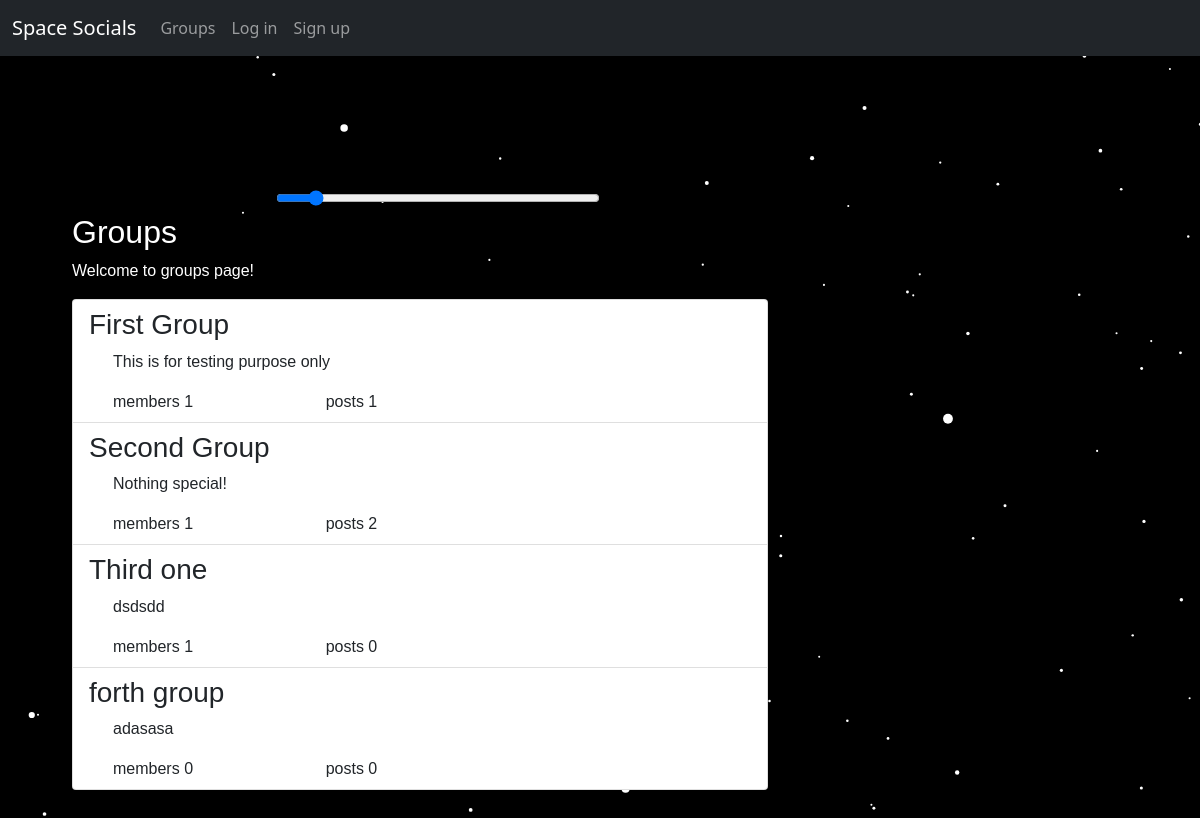
The app's page /groups/ with its own data.
### groups/models.py (models this page shows, shortened)
class Group(models.Model):
    name = models.CharField(max_length=30,unique=True)
    slug = models.SlugField(allow_unicode=True,unique=True,default='')         #url generated out of group name
    description = models.CharField(max_length=264,blank=True,default='')
    description_html = models.TextField(editable=False,default='',blank=True)
    members = models.ManyToManyField(User,through='GroupMember')

### groups/views.py (the view)
# urls.py: path('',views.ListGroups.as_view(),name='all'),
class ListGroups(ListView):
    model = Group

### groups/templates/groups/group_list.html (shortened to what this page needs)
{%  extends 'groups/group_base.html' %}
{% block pre_group %}
<div class="col-md-8">
    <div class="content">
        <h2>Groups</h2>
        <p>Welcome to groups page!</p>
    </div>
</div>
{% endblock %}
{% block group_content %}
<div class="col-md-8">
    <div class="list-group">
        {% for group in group_list %}
        <a href="{% url 'groups:single' slug=group.slug %}" class="list-group-item">
            <h3 class="title list-group-item-heading">{{group.name}}</h3>
            <div class="container-fluid list-group-item-text ">{{group.description_html|safe}}
            <div class="row">
                <div class="col-md-4">
                    members {{group.members.count}}
                </div>
                <div class="col-md-4">
                    posts {{group.posts.count}}
                </div>
            </div>
            </div>
        </a>
        {% endfor %}
    </div>
</div>
{% endblock %}

### static/css/self.css (style rules this page uses)
body, html { padding: 0; margin: 0; overscroll-behavior: none; overflow: hidden; }
body { color:white; }

### records on screen
Group: name "First Group", description_html "This is for testing purpose only", members.count "1", posts.count "1"
Group: name "Second Group", description_html "Nothing special!", members.count "1", posts.count "2"
Group: name "Third one", description_html "dsdsdd", members.count "1", posts.count "0"
Group: name "forth group", description_html "adasasa", members.count "0", posts.count "0"
